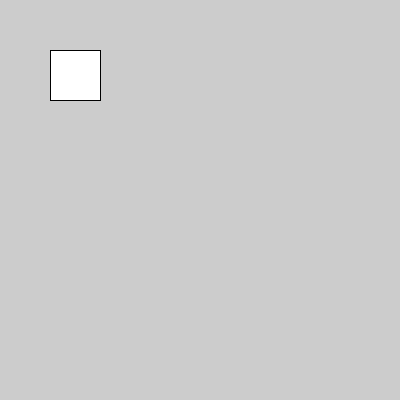
Frame 1 (no input)
Frame 60 (the mouse pressed at the canvas centre just before this capture): identical to frame 1, image omitted
Frame 120 (the mouse held since frame 60 and released just before this capture): identical to frame 1, image omitted

The Processing sketch that drew this single still picture (run headless with seeded random() and noise(); from frame 60 on, the mouse is pressed at the canvas centre):

// Processing sketch: Task4
// ── Task4.pde
Square[] squares = new Square[10];
int randNum = int (random(40));
int shapewidth = 100;


void setup(){
    size(400,400);
    for(int i = 0; i < 10; i++){
    squares[i]= new Square(50,50);  

}
}
  
  void draw(){
      for(int i = 0; i < 10; i++){
      squares[i].display();
      }
  }
  

// ── Square.pde
class Square{
int xpos;
int ypos;

Square(int tempXpos, int tempYpos){

  xpos = tempXpos;
  ypos = tempYpos;
  }
  
  void display(){
   rect(xpos,ypos,50,50);

      
  
}
}
